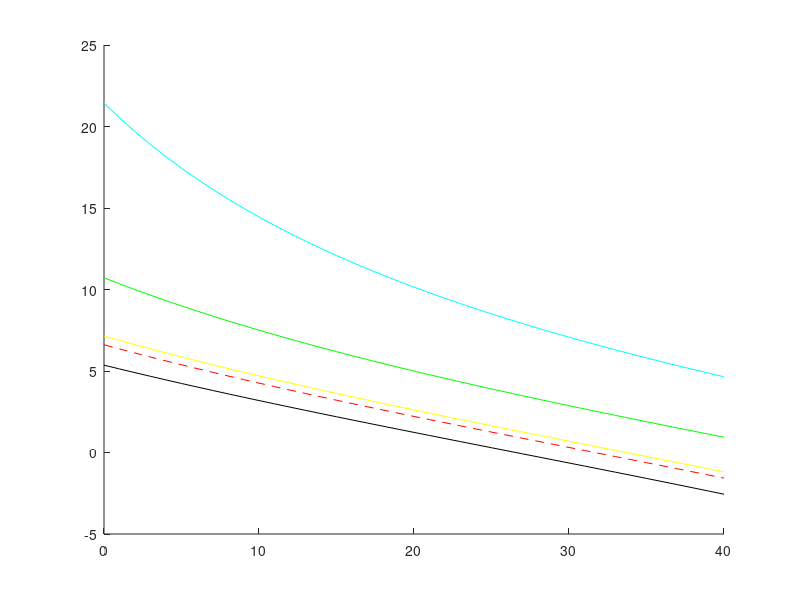

This chart was generated by the following MATLAB code: (Note: this script raises an error after producing the figure.)
%Overturning vs Skidding
%By: Braden Rothwell
clear; close all;


SSF = [0.5:0.5:2]; %static stability factor (d/2h)
theta = [0:1:40]; %degrees
mu = [0.25:0.25:1];

v = 4.16667; %m/s
g = 1.62; %m/s^2

SSFcurrent = 2/(2*0.616727)
mucurrent = [0.3,0.6];


%Banked Overturning

for i=1:length(SSF)
    for j=1:length(theta)
          r1(i,j) = (((v^2)/g)*((1-(SSF(i)*tand(theta(j))))/(tand(theta(j))+SSF(i))));
          r1current(j) = ((v^2)/g)*(((1/SSFcurrent)-tand(theta(j)))/(((1/SSFcurrent)*tand(theta(j)))+1));
    end
end

%Skidding
for i=1:length(mu)
    for j = 1:length(theta)
        r2(i,j) = ((v^2)/g)*((1-(mu(i)*tand(theta(j))))/(mu(i)+tand(theta(j))));
    end
end
for i=1:length(mucurrent)
    for j = 1:length(theta)
        r2current(i,j) = ((v^2)/g)*((1-(mucurrent(i)*tand(theta(j))))/(mucurrent(i)+tand(theta(j))));
    end
end

figure(1);
hold on;
plot(theta,r1(1,:),'c');
plot(theta,r1(2,:),'g');
plot(theta,r1(3,:),'y');
plot(theta,r1(4,:),'k');
plot(theta,r1current,'r--');
xline(30,'b--');
legend(['SSF = ' num2str(SSF(1))],['SSF = ' num2str(SSF(2))],...
    ['SSF = ' num2str(SSF(3))],['SSF = ' num2str(SSF(4))],...
    ['Current SSF = ' num2str(SSFcurrent)]);
title({['Overturn Turn Radius as a Function of SSF and Slope Angle'];...
    ['V = ' num2str(v) ' m/s']});
xlabel('\theta (Degrees)');
ylabel('Turn Radius (m)');
grid on;
hold off;

figure(2);
hold on;
plot(theta,r2(1,:),'k');
plot(theta,r2(2,:),'c');
plot(theta,r2(3,:),'g');
plot(theta,r2(4,:),'y');
plot(theta,r2current(1,:),'r--');
plot(theta,r2current(2,:),'r--');
xline(30,'b--');
legend(['\mu = ' num2str(mu(1))],['\mu = ' num2str(mu(2))],...
    ['\mu = ' num2str(mu(3))],['\mu = ' num2str(mu(4))],...
    ['\mu_C_u_r_r_e_n_t = ' num2str(mucurrent(1)) ' - ' num2str(mucurrent(2))]);
title({['Skid Turn Radius as a Function of Coefficient of Friction and Slope Angle'];...
    ['V = ' num2str(v) ' m/s']});
xlabel('\theta (Degrees)');
ylabel('Turn Radius (m)');
grid on;
hold off;

clear;

SSF = [0.5:0.5:2]; %static stability factor (d/2h)
r = [0:1:1000]; %m
g = 1.62; %m/s^2
SSFcurrent = 2/(2*0.616727);

for i = 1:length(SSF)
    for j = 1:length(r)
        V(i,j) = sqrt(SSF(i)*r(j)*g);
    end
end
Vcurrent = sqrt(SSFcurrent*r*g);
rmincurrent = (4.17^2)/(SSFcurrent*g);

figure(3);
hold on;
plot(r,V(1,:),'c');
plot(r,V(2,:),'g');
plot(r,V(3,:),'y');
plot(r,V(4,:),'k');
plot(r,Vcurrent,'r--');
yline(4.17,'k--');
plot(rmincurrent,4.17,'ro');
legend(['SSF = ' num2str(SSF(1))],['SSF = ' num2str(SSF(2))],...
    ['SSF = ' num2str(SSF(3))],['SSF = ' num2str(SSF(4))],...
    ['Current SSF = ' num2str(SSFcurrent)],['V = 4.17 m/s']);
xlabel('Turn Radius (m)');
ylabel('Velocity (m/s)');
ylim([0 6]);
title('Velocity as a Function of Turn Radius and Static Stability Factor');
grid on;
hold off;

figure(4);
hold on;
plot(V(1,:),r,'c');
plot(V(2,:),r,'g');
plot(V(3,:),r,'y');
plot(V(4,:),r,'k');
plot(Vcurrent,r,'r--');
xline(4.17,'k--');
plot(4.17,rmincurrent,'ro');
legend(['SSF = ' num2str(SSF(1))],['SSF = ' num2str(SSF(2))],...
    ['SSF = ' num2str(SSF(3))],['SSF = ' num2str(SSF(4))],...
    ['Current SSF = ' num2str(SSFcurrent)],['V = 4.17 m/s']);
ylabel('Minimum Turn Radius (m)');
xlabel('Velocity (m/s)');
xlim([0 6]);
title('Minimum Turn Radius as a Function of Velocity and Static Stability Factor');
grid on;
hold off;